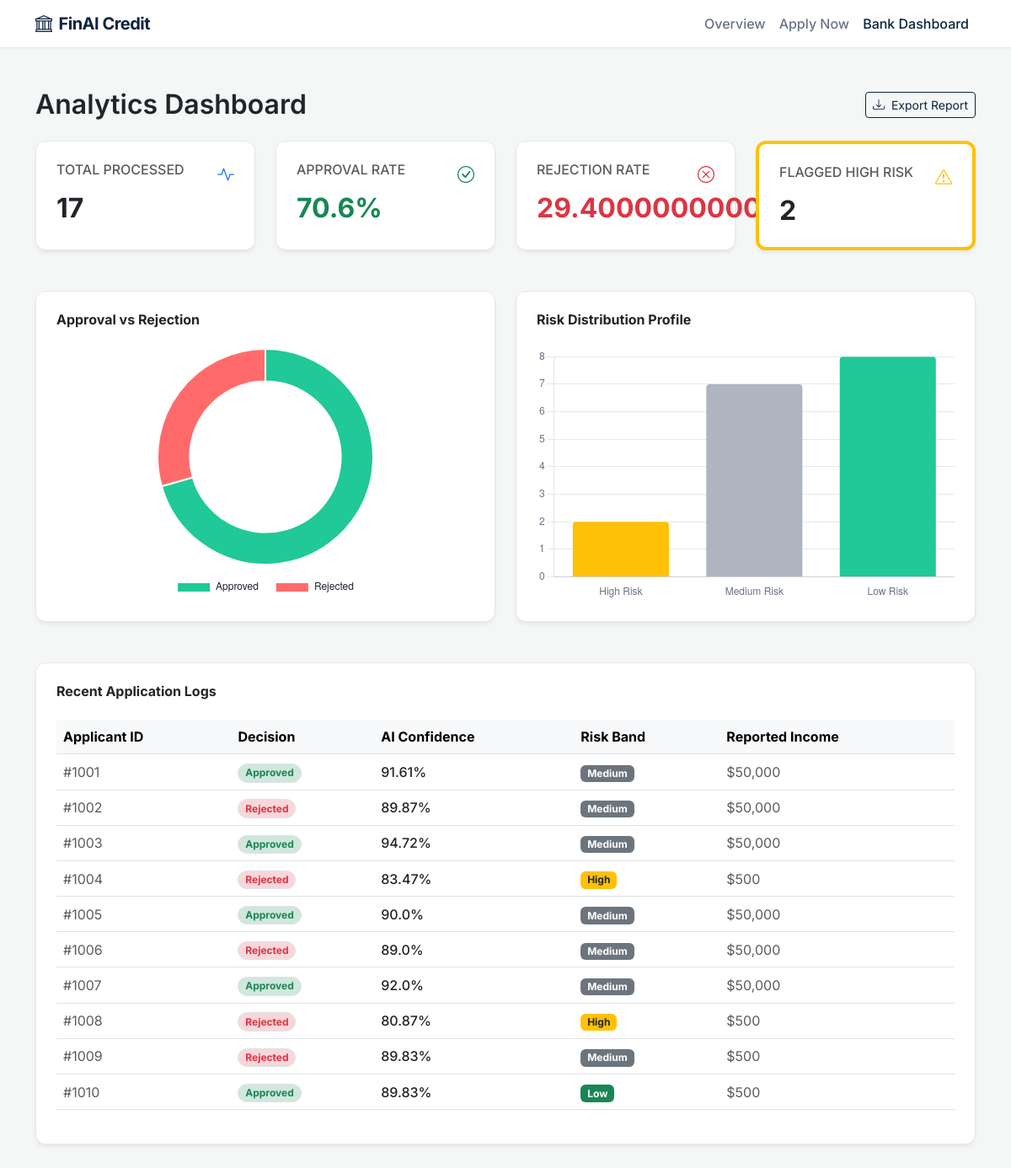
/dashboard, run on the app's committed database.
### tables this page shows
CREATE TABLE predictions (
            id INTEGER PRIMARY KEY AUTOINCREMENT,
            timestamp DATETIME,
            age REAL,
            income REAL,
            employment_years REAL,
            prediction TEXT,
            probability REAL,
            risk_level TEXT
        );

### app.py (the view)
@app.route('/dashboard')
def dashboard():
    db_path = os.path.join(config.BASE_DIR, 'app.db')
    conn = sqlite3.connect(db_path)
    c = conn.cursor()
    c.execute('SELECT prediction, probability, risk_level, income FROM predictions ORDER BY timestamp DESC LIMIT 100')
    rows = c.fetchall()
    conn.close()
    total_preds = len(rows)
    approved = sum(1 for r in rows if r[0] == 'Approved')
    rejected = total_preds - approved
    approval_rate = round((approved / total_preds * 100) if total_preds > 0 else 0, 1)
    risk_counts = {'High': 0, 'Medium': 0, 'Low': 0}
    for r in rows:
        if r[2] in risk_counts:
            risk_counts[r[2]] += 1
    stats = {
        'total': total_preds,
        'approval_rate': approval_rate,
        'rejected_rate': 100 - approval_rate if total_preds > 0 else 0,
        'risk_distribution': risk_counts,
        'recent': rows[:10]
    }
    return render_template('dashboard.html', stats=stats)

### templates/dashboard.html (shortened to what this page needs)
<!DOCTYPE html>
<html lang="en">
<head>
    <link href="https://cdn.jsdelivr.net/npm/bootstrap@5.3.0/dist/css/bootstrap.min.css" rel="stylesheet">
    <link href="/static/css/style.css" rel="stylesheet">
    <link rel="stylesheet" href="https://cdn.jsdelivr.net/npm/bootstrap-icons@1.11.1/font/bootstrap-icons.css">
</head>
<body>
    <nav class="navbar navbar-expand-lg sticky-top">
        <div class="container">
            <a class="navbar-brand" href="/"><i class="bi bi-bank me-2"></i>FinAI Credit</a>
            <div class="collapse navbar-collapse">
                <ul class="navbar-nav ms-auto">
                    <li class="nav-item"><a class="nav-link" href="/">Overview</a></li>
                    <li class="nav-item"><a class="nav-link" href="/prediction">Apply Now</a></li>
                    <li class="nav-item"><a class="nav-link active" href="/dashboard">Bank Dashboard</a></li>
                </ul>
            </div>
        </div>
    </nav>
    <div class="container mt-5">
        <div class="d-flex justify-content-between align-items-center mb-4">
            <h2 class="mb-0 text-dark">Analytics Dashboard</h2>
            <button class="btn btn-outline-primary btn-sm"><i class="bi bi-download me-2"></i>Export Report</button>
        </div>
        <div class="row g-4 mb-5">
            <div class="col-md-3">
                <div class="glass-panel p-4 h-100">
                    <div class="d-flex justify-content-between">
                        <h6 class="text-muted mb-3 text-uppercase">Total Processed</h6>
                        <i class="bi bi-activity text-primary fs-5"></i>
                    </div>
                    <h2 class="fw-bold m-0 text-dark">{{ stats.total }}</h2>
                </div>
            </div>
            <div class="col-md-3">
                <div class="glass-panel p-4 h-100">
                    <div class="d-flex justify-content-between">
                        <h6 class="text-muted mb-3 text-uppercase">Approval Rate</h6>
                        <i class="bi bi-check-circle text-success fs-5"></i>
                    </div>
                    <h2 class="fw-bold m-0 text-success">{{ stats.approval_rate }}%</h2>
                </div>
            </div>
            <div class="col-md-3">
                <div class="glass-panel p-4 h-100">
                    <div class="d-flex justify-content-between">
                        <h6 class="text-muted mb-3 text-uppercase">Rejection Rate</h6>
                        <i class="bi bi-x-circle text-danger fs-5"></i>
                    </div>
                    <h2 class="fw-bold m-0 text-danger">{{ stats.rejected_rate }}%</h2>
                </div>
            </div>
            <div class="col-md-3">
                <div class="glass-panel p-4 h-100 border-top border-4 border-warning">
                    <div class="d-flex justify-content-between">
                        <h6 class="text-muted mb-3 text-uppercase">Flagged High Risk</h6>
                        <i class="bi bi-exclamation-triangle text-warning fs-5"></i>
                    </div>
                    <h2 class="fw-bold m-0 text-dark">{{ stats.risk_distribution['High'] }}</h2>
                </div>
            </div>
        </div>
        <div class="row g-4 mb-5">
            <div class="col-md-6">
                <div class="glass-panel p-4 h-100">
                    <h6 class="mb-4 text-dark fw-bold">Approval vs Rejection</h6>
                    <div style="height: 300px; display: flex; justify-content: center;">
                        <canvas id="approvalChart"></canvas>
                    </div>
                </div>
            </div>
            <div class="col-md-6">
                <div class="glass-panel p-4 h-100">
                    <h6 class="mb-4 text-dark fw-bold">Risk Distribution Profile</h6>
                    <div style="height: 300px; display: flex; justify-content: center;">
                        <canvas id="riskChart"></canvas>
                    </div>
                </div>
            </div>
        </div>
        <div class="glass-panel p-4 mb-5">
            <h6 class="mb-4 text-dark fw-bold">Recent Application Logs</h6>
            <div class="table-responsive">
                <table class="table table-hover align-middle">
                    <thead class="table-light text-muted">
                        <tr>
                            <th>Applicant ID</th>
                            <th>Decision</th>
                            <th>AI Confidence</th>
                            <th>Risk Band</th>
                            <th>Reported Income</th>
                        </tr>
                    </thead>
                    <tbody>
                        {% for row in stats.recent %}
                        <tr>
                            <td class="text-muted">#{{ loop.index + 1000 }}</td>
                            <td>
                                <span class="badge rounded-pill {% if row[0] == 'Approved' %}bg-success-subtle text-success{% else %}bg-danger-subtle text-danger{% endif %} border">
                                    {{ row[0] }}
                                </span>
                            </td>
                            <td class="fw-medium">{{ row[1] }}%</td>
                            <td>
                                <span class="badge {% if row[2] == 'High' %}bg-warning text-dark{% elif row[2] == 'Medium' %}bg-secondary{% else %}bg-success{% endif %}">
                                    {{ row[2] }}
                                </span>
                            </td>
                            <td class="text-muted">${{ "{:,.0f}".format(row[3]) }}</td>
                        </tr>
                        {% endfor %}
                    </tbody>
                </table>
            </div>
        </div>
    </div>
    <script>
        const appRate = parseFloat('{{ stats.approval_rate }}');
        const rejRate = parseFloat('{{ stats.rejected_rate }}');
        const riskHigh = parseInt('{{ stats.risk_distribution["High"] }}');
        const riskMed = parseInt('{{ stats.risk_distribution["Medium"] }}');
        const riskLow = parseInt('{{ stats.risk_distribution["Low"] }}');
        // Approval Chart
        new Chart(document.getElementById('approvalChart'), {
            type: 'doughnut',
            data: {
                labels: ['Approved', 'Rejected'],
                datasets: [{
                    data: [appRate, rejRate],
                    backgroundColor: ['#20c997', '#ff6b6b'],
                    borderWidth: 2,
                    borderColor: '#ffffff'
                }]
            },
            options: {
                responsive: true,
                maintainAspectRatio: false,
                plugins: { legend: { position: 'bottom', labels: { color: '#1a1f36', padding: 20 } } },
                cutout: '70%'
            }
        });
        // Risk Chart
        new Chart(document.getElementById('riskChart'), {
            type: 'bar',
            data: {
                labels: ['High Risk', 'Medium Risk', 'Low Risk'],
                datasets: [{
                    label: 'Number of Applications',
                    data: [riskHigh, riskMed, riskLow],
                    backgroundColor: ['#ffc107', '#aeb4c0', '#20c997'],
                    borderRadius: 4
                }]
            },
            options: {
                responsive: true,
                maintainAspectRatio: false,
                scales: {
                    y: { beginAtZero: true, grid: { color: '#e3e8ee' }, ticks: { color: '#697386' } },
                    x: { grid: { display: false }, ticks: { color: '#697386' } }
                },
                plugins: { legend: { display: false } }
            }
        });
    </script>
</body>
</html>

### static/css/style.css (style rules this page uses)
:root { --bg-light: #f4f7f6; --panel-bg: #ffffff; --primary-color: #0a2540; --secondary-color: #20c997; --accent-color: #635bff; --text-primary: #1a1f36; --text-muted: #697386; --border-color: #e3e8ee; --shadow-soft: 0 4px 6px -1px rgba(0, 0, 0, 0.05), 0 2px 4px -1px rgba(0, 0, 0, 0.03); --shadow-hover: 0 10px 15px -3px rgba(0, 0, 0, 0.1), 0 4px 6px -2px rgba(0, 0, 0, 0.05); }
body { background-color: var(--bg-light); color: var(--text-primary); font-family: 'Inter', sans-serif; min-height: 100vh; }
.navbar { background-color: var(--panel-bg); border-bottom: 1px solid var(--border-color); box-shadow: 0 1px 2px rgba(0,0,0,0.03); }
.navbar-brand { color: var(--primary-color) !important; font-weight: 700; letter-spacing: -0.5px; }
.nav-link { color: var(--text-muted) !important; font-weight: 500; transition: color 0.2s ease; }
.nav-link:hover, .nav-link.active { color: var(--primary-color) !important; }
.glass-panel { background: var(--panel-bg); border: 1px solid var(--border-color); border-radius: 12px; box-shadow: var(--shadow-soft); transition: transform 0.3s ease, box-shadow 0.3s ease; }
h1, h2, h3, h4, h5 { color: var(--primary-color); font-weight: 600; }
.btn-outline-primary { color: var(--primary-color); border-color: var(--primary-color); }

### data on the page
predictions: prediction "Approved", probability "91.61", risk_level "Medium", income "50,000"
predictions: prediction "Rejected", probability "89.87", risk_level "Medium", income "50,000"
predictions: prediction "Approved", probability "94.72", risk_level "Medium", income "50,000"
predictions: prediction "Rejected", probability "83.47", risk_level "High", income "500"
predictions: prediction "Approved", probability "90.0", risk_level "Medium", income "50,000"
predictions: prediction "Rejected", probability "89.0", risk_level "Medium", income "50,000"
predictions: prediction "Approved", probability "92.0", risk_level "Medium", income "50,000"
predictions: prediction "Rejected", probability "80.87", risk_level "High", income "500"
predictions: prediction "Rejected", probability "89.83", risk_level "Medium", income "500"
predictions: prediction "Approved", probability "89.83", risk_level "Low", income "500"

### other printed values
{{ stats.total }} "17"
{{ stats.approval_rate }} "70.6"
{{ stats.rejected_rate }} "29.400000000000006"
{{ stats.risk_distribution['High'] }} "2"
chart data {{ stats.approval_rate }} 70.6
chart data {{ stats.rejected_rate }} 29.400000000000006
chart data {{ stats.risk_distribution["High"] }} 2
chart data {{ stats.risk_distribution["Medium"] }} 7
